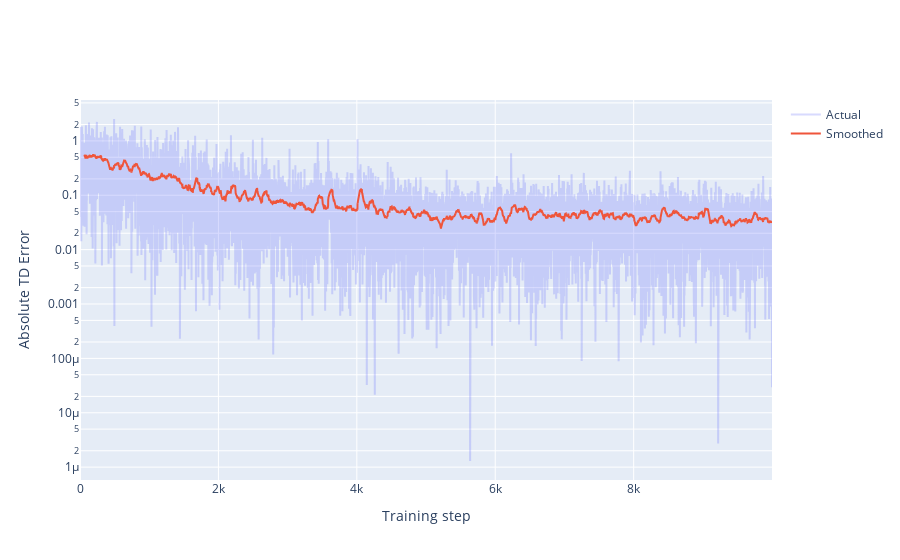

Notebook source saved alongside this figure:
### Code cell
def plot_training_progress(td_errors):
    absolute_errors = [abs(error) for error in td_errors]
    absolute_errors_smoothed = pd.Series(absolute_errors).rolling(window=64).mean()
    return go.Figure(
        layout=dict(xaxis_title="Training step", yaxis_title="Absolute TD Error", yaxis_type="log"),
        data=[
            go.Scatter(name="Actual", y=absolute_errors, opacity=0.25),
            go.Scatter(name="Smoothed", y=absolute_errors_smoothed),
        ]
    )


plot_training_progress(experiment.td_errors)

### Figure 1 — Plotly figure (JSON) as saved in the notebook; plotly's stock layout.template omitted (floating-point values rounded to 4 significant figures; data arrays with more than 128 entries replaced by an {"elided": "..."} marker saying what was removed)
{"data": [{"name": "Actual", "opacity": 0.25, "type": "scatter", "y": {"elided": "10000 float values"}}, {"name": "Smoothed", "type": "scatter", "y": {"elided": "10000 float values"}}], "layout": {"xaxis": {"title": {"text": "Training step"}}, "yaxis": {"title": {"text": "Absolute TD Error"}, "type": "log"}}}
